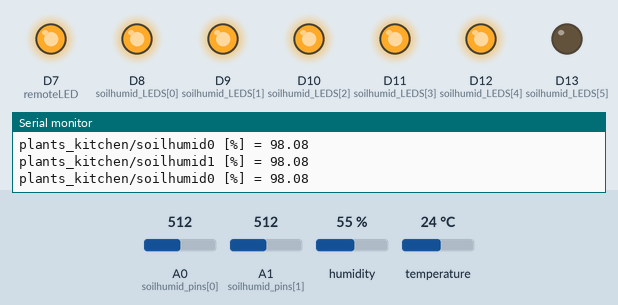
Recording of a sketch running on a simulated Arduino MKR. On the bench: output pins drawn as LEDs (lit = HIGH), the last lines printed to the serial monitor. Dashed ring = blinking. The inputs (shaded band) are chosen by the test bench; at power-on: A0 (soilhumid_pins[0]) = 512, A1 (soilhumid_pins[1]) = 512, humidity 55 %, temperature 24 °C. WiFi joins after 1.5 s; servers stay silent unless stated; no MQTT or app messages arrive unless stated.

Above: at 3.0 s.
3.1 s: A0 (soilhumid_pins[0]) set to 497
At 6.8 s:
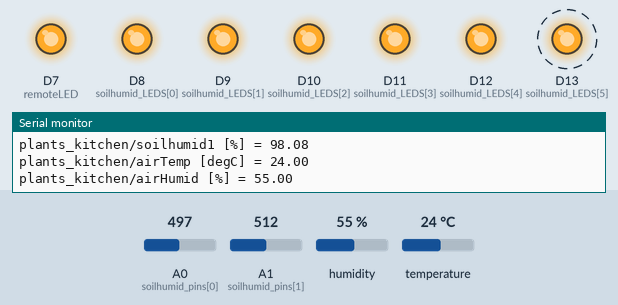
11.5 s: A1 (soilhumid_pins[1]) set to 493
At 12.6 s:
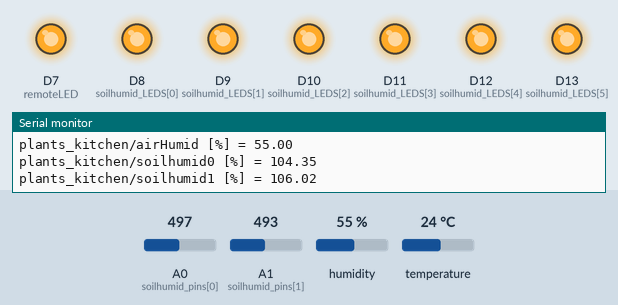
13.5 s: A0 (soilhumid_pins[0]) set to 992
At 15.8 s:
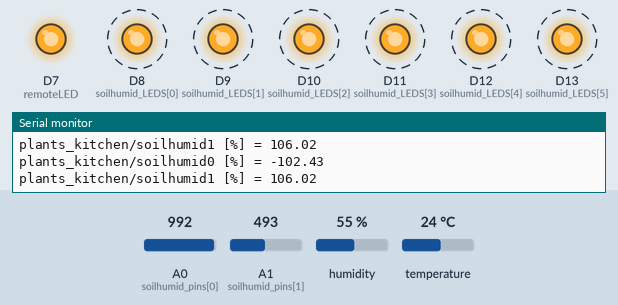
26.0 s: A0 (soilhumid_pins[0]) set to 641
29.5 s: A0 (soilhumid_pins[0]) set to 614
At 31.8 s:
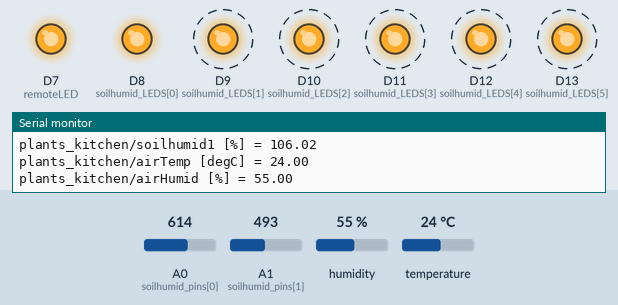
35.5 s: A0 (soilhumid_pins[0]) set to 716
At 37.7 s:
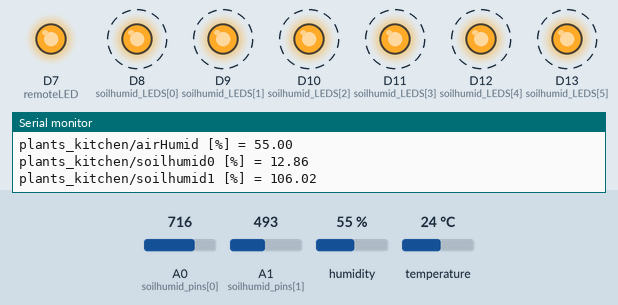
Timing chart, 0 to 42.5 s (numbered marks = the images above; inputs shaded):
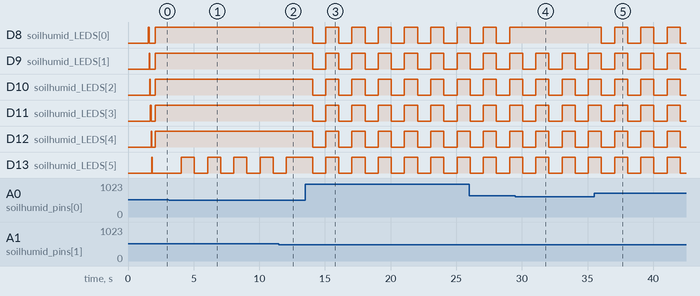

The sketch:

WifiHumid.ino
```cpp
//WiFi
#include <SPI.h>
#include <WiFiNINA.h>
#include "arduino_secrets.h"
///////please enter your sensitive data in the Secret tab/arduino_secrets.h
char ssid[]    = SECRET_SSID;        // your network SSID (name)
char pass[]    = SECRET_PASS;        // your network password (use for WPA, or use as key for WEP)

int WIFIstatus = WL_IDLE_STATUS;     // the WiFi radio's status
bool remoteOK  = false;              // WiFi and MQTT is connected?
int remoteLED  = 7;                  // Pin for remoteOK indicator LED


//MQTT
#include <ArduinoMqttClient.h>
WiFiClient wifiClient;
MqttClient mqttClient(wifiClient);

const char broker[]   = MQTT_BROKER;
int        port       = 1883;
//const char topic[]  = "plants_kitchen/simple";
const unsigned long MQTTtimeout = 5000; //[ms]

//Air temperature/humidity
#include "DHT.h"
#define DHTTYPE DHT22
#define DHTPIN 2
DHT airTempHumid(DHTPIN, DHTTYPE);

const char* const airTempHumid_topicTemp  = "plants_kitchen/airTemp";
const char* const airTempHumid_topicHumid = "plants_kitchen/airHumid";


//Soil humidity (capacitive sensor)
const int soilhumid_num    = 2;
const int soilhumid_pins[] = {A0, A1};
const char* const soilhumid_topic[] = {"plants_kitchen/soilhumid0",
                                       "plants_kitchen/soilhumid1"};
float soilhumid_data[2];

// Calibration of soil humidity
const float soil100 = 2.48; //[V] Water
const float soil0   = 3.65; //[V] Air

// Acquisition parameters for soil humidity
const int           soil_nsamples     = 10;
const unsigned long soil_sampleDelay = 10; //[ms]

// Soilhumid LEDs and their limits
const size_t soilhumid_nLEDS  = 6;
const int    soilhumid_LEDS[] = { 8,  9, 10, 11, 12, 13};
const float  soilhumid_LIMS[] = {50, 60, 70, 80, 90,100};

//General config
const unsigned long update_interval         = 1000L;      //[ms] How often to loop (general)
const unsigned long update_interval_DHT     = 5000L;      //[ms] How often to loop the DHT
const unsigned long update_interval_WIFI    = 5*60*1000L; //[ms] How often to try reconnecting the WiFi

//Global vars
unsigned long prevUpdateTime      = 0L;
unsigned long prevUpdateTime_DHT  = 0L;
unsigned long prevUpdateTime_WIFI = 0L;

#define serialBuff_len 100
char serialBuff[serialBuff_len];

// *** THE CODE ***

void setup() {

  Serial.begin(9600);
  int serialCounter=0;
  while (!Serial) {
    //However only wait for 1 second before giving up,
    // so that it can work also when not connected to USB
    delay(100);
    serialCounter++;
    if (serialCounter > 10) break;
  }
  Serial.println("WifiHumid initializing...");

  pinMode(remoteLED, OUTPUT);

  // check for the WiFi module:
  WIFIstatus = WiFi.status();
  if (WIFIstatus == WL_NO_MODULE) {
    Serial.println("Communication with WiFi module failed!");
    // don't continue
    while (true);
  }
  String fv = WiFi.firmwareVersion();
  if (fv < WIFI_FIRMWARE_LATEST_VERSION) {
    Serial.println("Please upgrade the firmware");
  }
  connectWifi(true); //Also MQTT

  //Initialize air temperature & humidity sensor
  airTempHumid.begin();

  //Initialize LEDS
  for (size_t i=0; i < soilhumid_nLEDS; i++) {
    pinMode     (soilhumid_LEDS[i],OUTPUT);
    digitalWrite(soilhumid_LEDS[i],HIGH);
    delay(50);
    digitalWrite(soilhumid_LEDS[i],LOW);
  }


  Serial.println("WifiHumid ready!");
}


void loop() {
  // ** Flood control **
  //Only update at intervals, not "as fast as we can possibly go"
  //This is the minimum interval; if e.g. web server takes more time, it will be slowed down.
  unsigned long thisUpdateTime = millis();
  if (not (thisUpdateTime - prevUpdateTime >= update_interval)) {
    //Not ready yet.
    //Note that this should be safe when millis rolls over,
    // however the interval when it happens will almost certainly be shorter
    return;
  }
  prevUpdateTime = thisUpdateTime;

  // Housekeeping
  connectWifi(false);
  if (remoteOK) {
    mqttClient.poll();
  }

  soilhumid_read();

  // ** Flood control **
  //Only update at intervals, not "as fast as we can possibly go"
  //This is the minimum interval; if e.g. web server takes more time, it will be slowed down.
  if (not (thisUpdateTime - prevUpdateTime_DHT >= update_interval_DHT)) {
    //Not ready yet.
    //Note that this should be safe when millis rolls over,
    // however the interval when it happens will almost certainly be shorter
    return;
  }
  prevUpdateTime_DHT = thisUpdateTime;

  // Reading temperature or humidity takes about 250 milliseconds!
  // Sensor readings may also be up to 2 seconds 'old' (its a very slow sensor)
  float humid = airTempHumid.readHumidity();
  // Read temperature as Celsius (the default)
  float temp = airTempHumid.readTemperature();
  if (isnan(humid) || isnan(temp)) {
    Serial.println(F("Failed to read from DHT sensor!"));
    return;
  }

  snprintf(serialBuff,serialBuff_len, "%s [degC] = ", airTempHumid_topicTemp);
  Serial.print(serialBuff);
  Serial.println(temp);
  if (remoteOK) {
    mqttClient.beginMessage(airTempHumid_topicTemp);
    mqttClient.print(temp);
    mqttClient.endMessage();
  }
  snprintf(serialBuff,serialBuff_len, "%s [%%] = ", airTempHumid_topicHumid);
  Serial.print(serialBuff);
  Serial.println(humid);
  if (remoteOK) {
    mqttClient.beginMessage(airTempHumid_topicHumid);
    mqttClient.print(humid);
    mqttClient.endMessage();
  }
}

// **** SOILHUMID CODE ***** //

void soilhumid_read() {
  // Read soil humidity data
  for (int i=0; i<soilhumid_num; i++) {
    float soilhumid_data_tmp1 = 0;
    for (int j=0; j < soil_nsamples; j++) {
      float soilhumid_data_tmp2 = (float(analogRead(soilhumid_pins[i]))/1023.0)*5.0; // read sensor
      soilhumid_data_tmp2       = 100*(soil0-soilhumid_data_tmp2)/(soil0-soil100); //Calibrate to percent
      soilhumid_data_tmp1      += soilhumid_data_tmp2;

      delay(soil_sampleDelay);
    }
    soilhumid_data[i] = soilhumid_data_tmp1/soil_nsamples;

    //Serial.print("Soilhumid[");
    //Serial.print(soilhumid_data[i]);
    snprintf(serialBuff,serialBuff_len, "plants_kitchen/soilhumid%d [%%] = ", i);
    Serial.print(serialBuff);
    Serial.println(soilhumid_data[i]);

    if (remoteOK) {
      mqttClient.beginMessage(soilhumid_topic[i]);
      mqttClient.print(soilhumid_data[i]);
      mqttClient.endMessage();
    }
  }

  static int showLED = 0;
  soilhumid_leds(showLED);
  showLED = (showLED+1)%2;

}

void soilhumid_leds(size_t sensorID) {
  for (size_t i=0; i < soilhumid_nLEDS; i++) {
    if (soilhumid_data[sensorID] > soilhumid_LIMS[i]) {
      digitalWrite(soilhumid_LEDS[i],HIGH);
    }
    else {
      digitalWrite(soilhumid_LEDS[i],LOW);
    }
  }
}

// **** WIFI CODE ***** //


void connectWifi(bool doItNow) {
  // ** Flood control **
  //Only update at intervals, not "as fast as we can possibly go"
  //This is the minimum interval; if something takes more time, it will be slowed down.
  unsigned long thisUpdateTime = millis();
  if (not doItNow) {
    if (not ( (thisUpdateTime - prevUpdateTime_WIFI) >= update_interval_WIFI) ) {
      //Not ready yet.
      //Note that this should be safe when millis rolls over,
      // however the interval when it happens will almost certainly be shorter
      return;
    }
  }
  prevUpdateTime_WIFI = thisUpdateTime;
  // Note: Also updated at bottom of function,
  // to only start counting time once fuction is done

  WIFIstatus = WiFi.status();
  if (WIFIstatus != WL_CONNECTED) {
    // attempt to connect to WiFi network:
    Serial.print("Attempting to connect to WPA SSID: ");
    Serial.println(ssid);
    // Connect to WPA/WPA2 network:
    WIFIstatus = WiFi.begin(ssid, pass);
    // wait for connection:
    int loopCounter = 0;
    while ((WIFIstatus=WiFi.status()) == WL_IDLE_STATUS && loopCounter < 10) {
      Serial.print(".");
      loopCounter++;
      delay(100);
    }
    if (loopCounter == 10) {
      Serial.println("Wifi connection timed out.");
    }
    Serial.println();
    if (WIFIstatus == WL_CONNECTED) {
      // you're connected now, so print out the data:
      Serial.print("You're connected to the network");
      printCurrentNet();
      printWifiData();
      Serial.println();
    }
    else {
      Serial.println("Network connection failed!");
    }
  }

  //MQTT setup
  if (WIFIstatus == WL_CONNECTED) {
    // You can provide a unique client ID, if not set the library uses Arduino-millis()
    // Each client must have a unique client ID
    // mqttClient.setId("clientId");

    // You can provide a username and password for authentication
    // mqttClient.setUsernamePassword("username", "password");
    if (! mqttClient.connected()) {
      Serial.print("Attempting to connect to the MQTT broker: ");
      Serial.println(broker);

      mqttClient.setConnectionTimeout(MQTTtimeout);
      if (!mqttClient.connect(broker, port)) {
        Serial.print("MQTT connection failed! Error code = ");
        Serial.println(mqttClient.connectError());
        Serial.println("Will try again later");
      }
      else {
        Serial.println("You're connected to the MQTT broker!");
        Serial.println();
      }
    }
  }

  // Set the overal remote status bit
  if (WIFIstatus == WL_CONNECTED && mqttClient.connected()) {
    remoteOK = true;
    digitalWrite(remoteLED,HIGH);
  }
  else {
    remoteOK = false;
    digitalWrite(remoteLED,LOW);
  }
  prevUpdateTime_WIFI = millis();
}

void printWifiData() {
  // print your board's IP address:
  IPAddress ip = WiFi.localIP();
  Serial.print("IP Address: ");
  Serial.println(ip);
  Serial.println(ip);

  // print your MAC address:
  byte mac[6];
  WiFi.macAddress(mac);
  Serial.print("MAC address: ");
  printMacAddress(mac);
}

void printCurrentNet() {
  // print the SSID of the network you're attached to:
  Serial.print("SSID: ");
  Serial.println(WiFi.SSID());

  // print the MAC address of the router you're attached to:
  byte bssid[6];
  WiFi.BSSID(bssid);
  Serial.print("BSSID: ");
  printMacAddress(bssid);

  // print the received signal strength:
  long rssi = WiFi.RSSI();
  Serial.print("signal strength (RSSI):");
  Serial.println(rssi);

  // print the encryption type:
  byte encryption = WiFi.encryptionType();
  Serial.print("Encryption Type:");
  Serial.println(encryption, HEX);
  Serial.println();
}

void printMacAddress(byte mac[]) {
  for (int i = 5; i >= 0; i--) {
    if (mac[i] < 16) {
      Serial.print("0");
    }
    Serial.print(mac[i], HEX);
    if (i > 0) {
      Serial.print(":");
    }
  }
  Serial.println();
}
```

arduino_secrets.h
```cpp
#define SECRET_SSID ""
#define SECRET_PASS ""

#define MQTT_BROKER ""
```

Measured:
- the behaviour switches between 508 and 507 on A0 (soilhumid_pins[0]) (found by bisection; images 0 and 1)
- the behaviour switches between 508 and 507 on A1 (soilhumid_pins[1]) (found by bisection; images 1 and 2)
- the behaviour switches between 628 and 627 on A0 (soilhumid_pins[0]) (found by bisection; images 3 and 4)
- after the input at 3.1 s, D13 (soilhumid_LEDS[5]): alternates HIGH for 1.0 s and LOW for 1.0 s, starting after 0.96 s
- after the input at 11.5 s, D13 (soilhumid_LEDS[5]): goes on until 12.1 s, then stays HIGH
- after the input at 13.5 s, D8 (soilhumid_LEDS[0]), D9 (soilhumid_LEDS[1]), D10 (soilhumid_LEDS[2]), D11 (soilhumid_LEDS[3]), D12 (soilhumid_LEDS[4]), D13 (soilhumid_LEDS[5]): alternates HIGH for 1.0 s and LOW for 1.0 s, starting after 0.56 s
- after the input at 29.5 s, D8 (soilhumid_LEDS[0]): stops changing and stays HIGH
- after the input at 35.5 s, D8 (soilhumid_LEDS[0]): alternates HIGH for 1.0 s and LOW for 1.0 s, starting after 0.56 s
